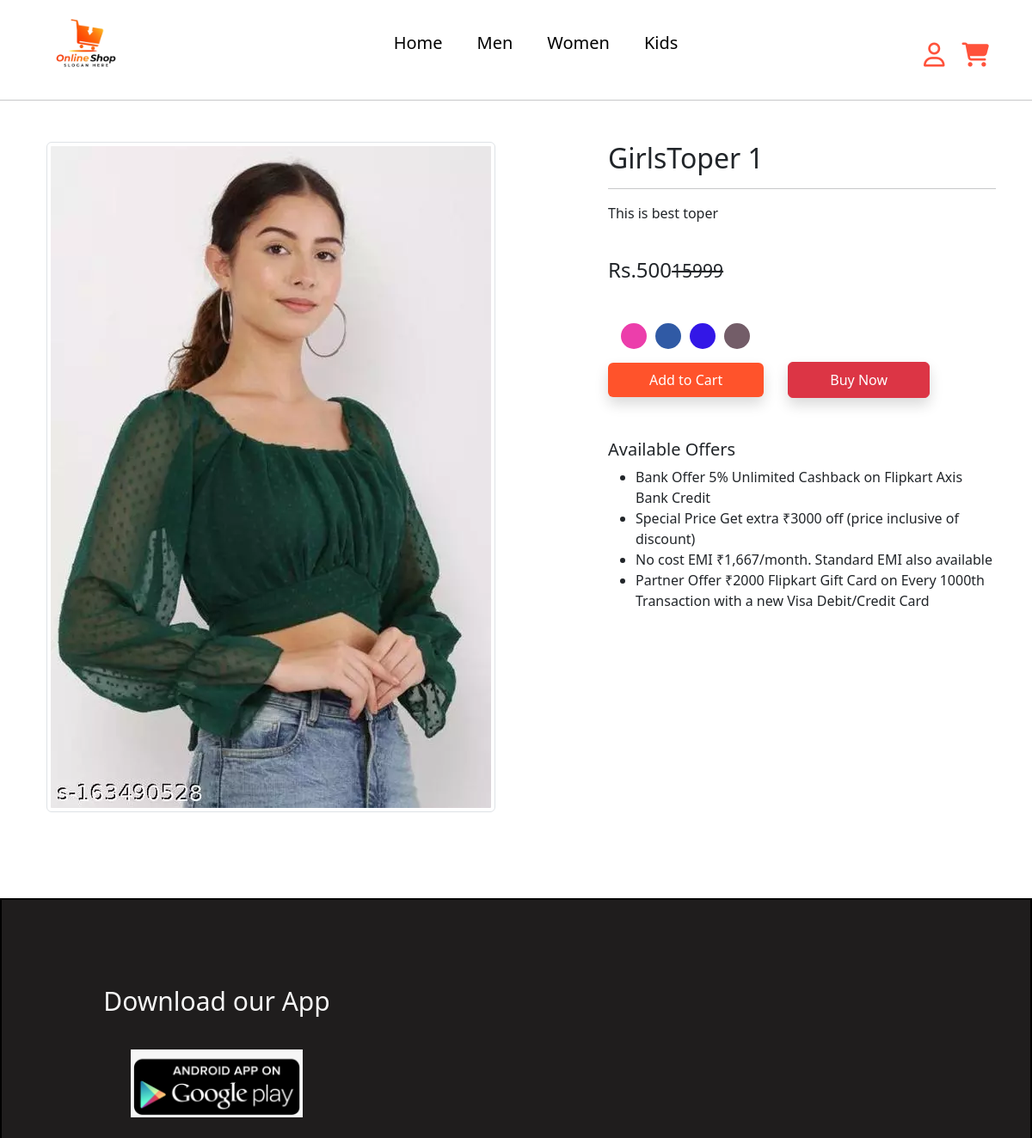
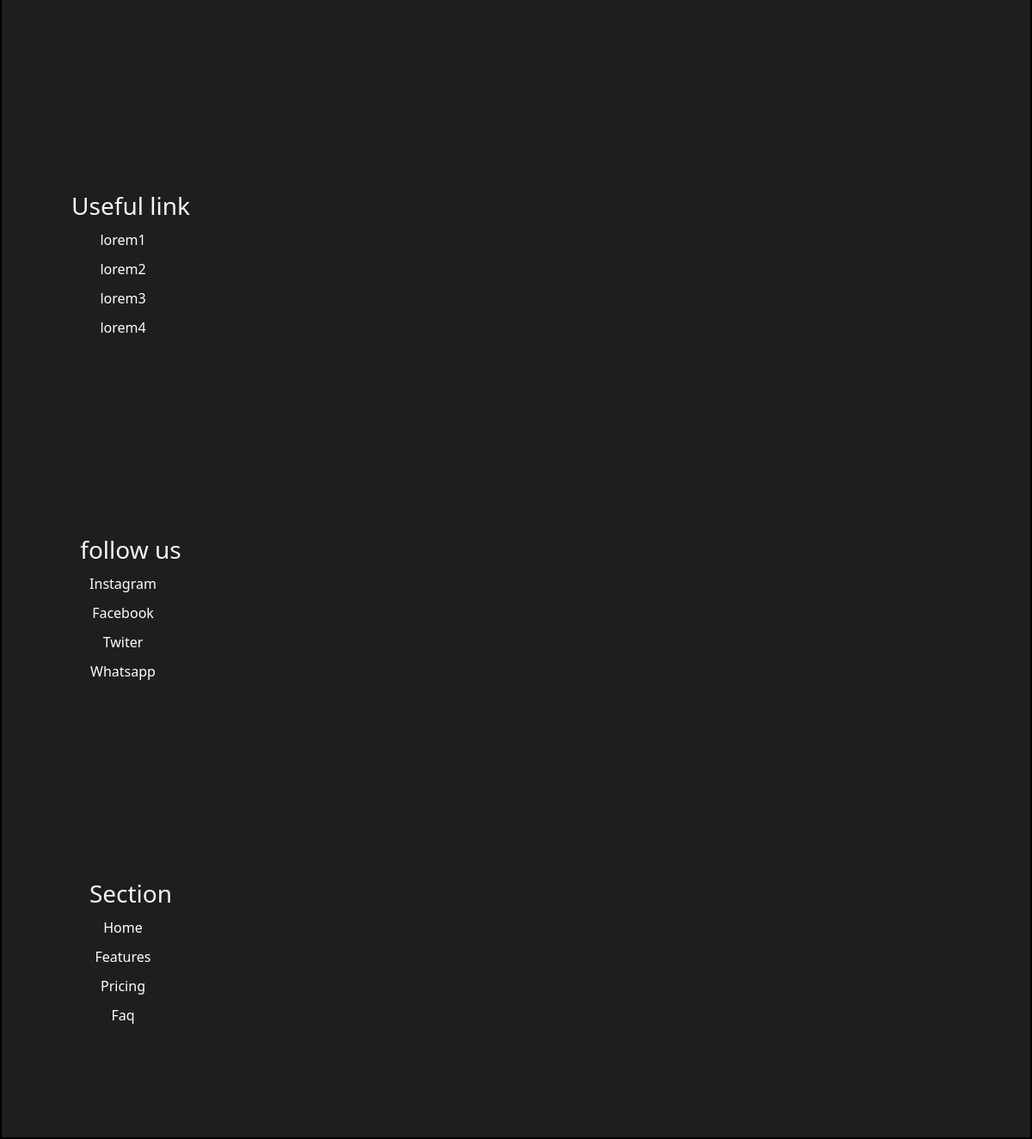
Page /productview/1 on the committed database (2 pictures, top to bottom).
### productapp/models.py (models this page shows, shortened)
class Product(models.Model):
    title = models.CharField(max_length=100)
    price = models.IntegerField()
    desc = models.CharField(max_length=1000)
    catagory = models.CharField(choices=CATEGORY_CHOICES,max_length=50)
    images = models.ImageField(upload_to='media/productimages')
    color = models.CharField(max_length=255, null=True, blank=True)
    size = models.CharField(max_length=15, null=True, blank=True)

### productapp/views.py (the view)
# urls.py: path('productview/<int:id>',views.productview),
def productview(request, id):
    a = Product.objects.get(id=id)
    context = {
        'a': a,
        'color': a.color.split(',') if a.color else []
    }
    return render(request, 'productapp/productview.html', context)

### templates/productapp/productview.html (shortened to what this page needs)
{% extends 'productapp/headerandfooter.html' %}
{% block productview %}
<!doctype html>
<html lang="en">
  <head>
    <link href="https://cdn.jsdelivr.net/npm/bootstrap@5.2.3/dist/css/bootstrap.min.css" rel="stylesheet">
  </head>
  <body>
      <div class="container my-5">
          <div class="row">
           <div class="col-sm-6 text-center align-self-center">
            <img src="/media/{{a.images}}" alt="" class="img-fluid img-thumbnail">
           </div>
           <div class="col-sm-5 offset-sm-1">
            <h2>{{a.title}} <p id="color-title" style="display:inline-block;"></p></h2>
            <hr>
            <p>{{a.desc}}</p> <br>
            <h4>Rs.{{a.price}}<small class="fw-light text-decoration-line-through">15999</small></h4> <br>
            <div class="color-option">
              {% for c in color %}
                  <div class="color" style="background-color: {{c}};"></div>
              {% endfor %}
            </div>
          {% if user.is_authenticated %}
            <form action="/addcart/"class="d-inline" method="post">
              {% csrf_token %}
              <input type="hidden" name="prod_id" value="{{a.id}}" id="prod_id">
              <input type="hidden" name="color" value="{{a.id}}" id="color">
              <button type="submit" class="btn btn-primary shadow px-5 py-2 cart-color">Add to Cart</button>
            </form>
            {% else %}
            <form action="/auth/login/"class="d-inline" method="post">
              <button type="submit" class="btn btn-primary shadow px-5 py-2 cart-color">Add to Cart</button>
            </form>
            {% endif %}
            <a href="" class="btn btn-danger shadow px-5 py-2 ms-4">Buy Now</a>
            <h5 class="mt-5">Available Offers</h5>
            <ul>
             <li>Bank Offer 5% Unlimited Cashback on Flipkart Axis Bank Credit</li>
             <li>Special Price Get extra ₹3000 off (price inclusive of discount)</li>
             <li>No cost EMI ₹1,667/month. Standard EMI also available</li>
             <li>Partner Offer ₹2000 Flipkart Gift Card on Every 1000th Transaction with a new Visa Debit/Credit Card</li>
            </ul>
           </div>
          </div>
         </div>
  </body>
</html>
{% endblock productview %}

### templates/productapp/productview.html (style rules this page uses)
.cart-color { background-color: #ff532b; color: white; border: none; }
.color-option { display: flex; margin: 10px; }
.color { height: 30px; width: 30px; border: 1px solid black; border-radius: 20px; border: none; margin: 5px; }

### rows in the picture
Product: images (picture), title "GirlsToper 1", desc "This is best toper", price "500"
